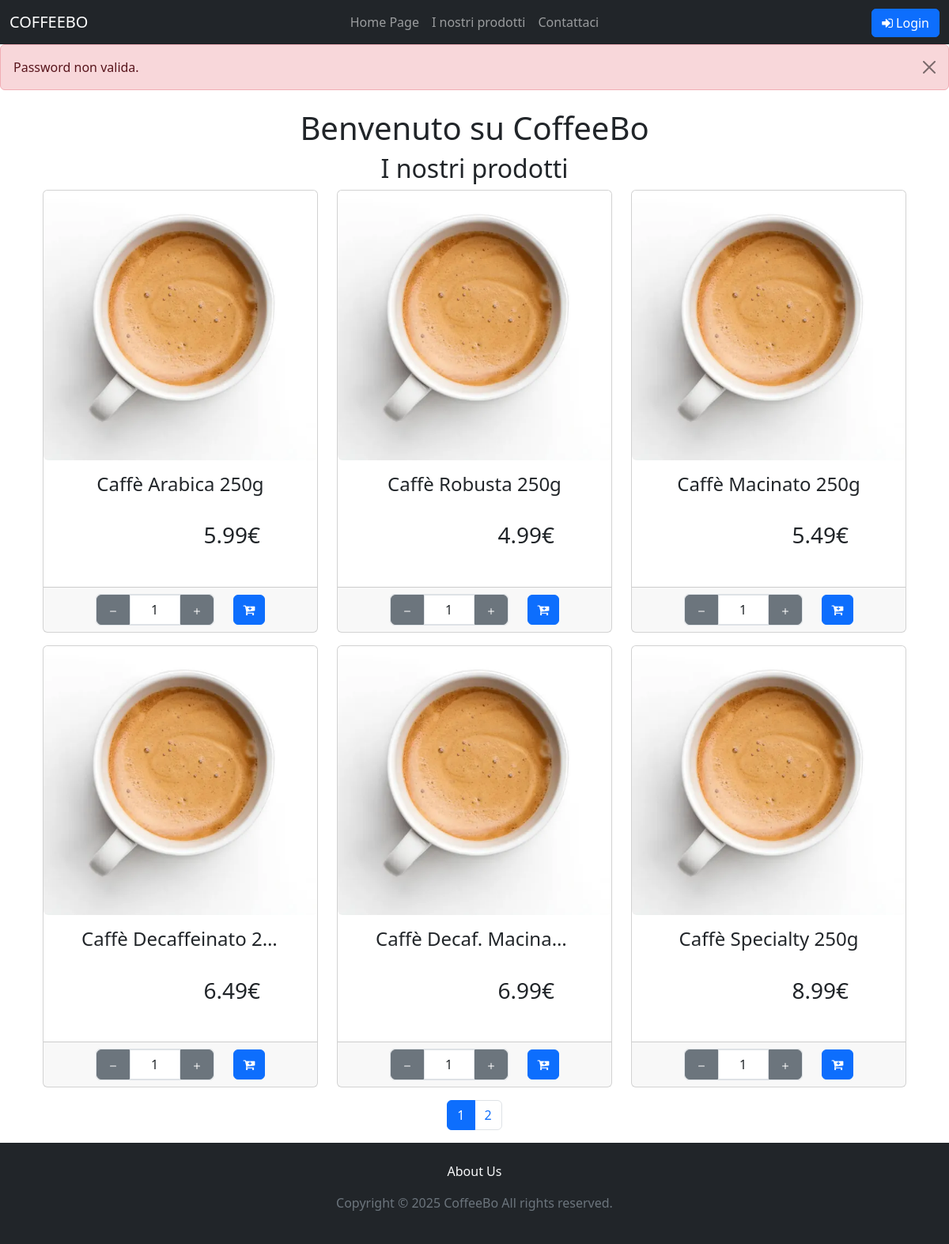
Screenshot of / (signed in) with the database file from the repository.
### tables this page shows
CREATE TABLE
    `Product` (
        `product_id` int (11) NOT NULL,
        `seller_id` int (11) NOT NULL,
        `SKU` varchar(100) NOT NULL,
        `product_name` varchar(50) NOT NULL,
        `product_description` text NOT NULL,
        `price` decimal(10, 2) NOT NULL,
        `stock` int (11) NOT NULL,
        `category_id` int (11) NOT NULL,
        `image` varchar(255) DEFAULT NULL,
        `available` tinyint (1) DEFAULT 1
    );

### index.php (called while the page is built, shortened)
<?php
require_once("bootstrap.php");
require("template/base.php");
?>

### utils/functions.php (called while the page is built, shortened)
<?php
function isUserLoggedIn()
{
    return $_SESSION['auth']['success'] ?? false;
}
function isUserSeller()
{
    return array_key_exists('seller', $_SESSION);
}

### bootstrap.php (called while the page is built, shortened)
<?php
require_once("utils/functions.php");
require_once("db/databaseHelper.php");
$servername = "localhost";
$db_username = "db_user";
$db_password = "1234";
$dbname = "CaffeBoDB";
$dbport = 3306;
$dbh = new DatabaseHelper($servername, $db_username, $db_password, $dbname, $dbport);
?>

### db/databaseHelper.php (called while the page is built, shortened)
<?php
class DatabaseHelper
{
    private $db;
    public function __construct($servername, $username, $password, $dbname, $port)
    {
        $this->db = new mysqli($servername, $username, $password, $dbname, $port);
        $this->db->set_charset("utf8mb4");
    }
    public function getAllProducts()
    {
        $query = "SELECT * FROM `Product`";
        $stmt = $this->db->prepare($query);
        $stmt->execute();
        $result = $stmt->get_result();
        return $result->fetch_all(MYSQLI_ASSOC);
    }
}

### template/products.php (the view, shortened to what this page needs)
<section>
    <?php
    require_once('bootstrap.php');
    $products = isUserSeller() ? $dbh->getProductsBySeller($_SESSION['seller']['user_id']) : $dbh->getAllProducts();
    $totalProducts = count($products);
    ?>
    <h2 class="text-center"><?php echo isUserSeller() ? "Prodotti disponibili: $totalProducts" : "I nostri prodotti"  ?> </h2>
    <div class="container">
        <div class="row">
            <?php
            $totalProducts = count($products);
            $productsPerPage = 6;
            $totalPages = ceil($totalProducts / $productsPerPage);
            $currentPage = isset($_GET['pageNumber']) ? (int)$_GET['pageNumber'] : 1;
            $startIndex = ($currentPage - 1) * $productsPerPage;
            $currentProducts = array_slice($products, $startIndex, $productsPerPage);
            foreach ($currentProducts as $product): ?>
                <div class="col-sm-6 col-md-4">
                    <div class="card mb-3 hover-darken">
                        <a data-bs-toggle="modal"
                            data-bs-target="#productModal"
                            data-product-id="<?php echo $product['product_id']; ?>"
                            data-name="<?php echo htmlspecialchars($product['product_name']); ?>"
                            data-price="<?php echo $product['price']; ?>"
                            data-image="<?php echo $product['image']; ?>"
                            data-description="<?php echo htmlspecialchars($product['product_description'] ?? ''); ?>"
                            data-max="<?php echo $product['stock']; ?>">
                            <img src="<?php echo $product['image'] ?>" class="card-img-top rounded" alt="<?php echo $product['product_name'] ?>">
                        </a>
                        <div class="container d-flex flex-column m-0 p-0">
                            <div class="col-12">
                                <div class="card-body d-flex flex-column pt-3 p-5" style="min-height: 10em">
                                    <a
                                        class="h4 card-title btn-link text-decoration-none text-truncate d-block text-center"
                                        style="white-space: nowrap; overflow: hidden; text-overflow: ellipsis;"
                                        data-bs-toggle="modal"
                                        data-bs-target="#productModal"
                                        data-product-id="<?php echo $product['product_id']; ?>"
                                        data-name="<?php echo htmlspecialchars($product['product_name']); ?>"
                                        data-price="<?php echo $product['price']; ?>"
                                        data-image="<?php echo $product['image']; ?>"
                                        data-description="<?php echo htmlspecialchars($product['product_description'] ?? ''); ?>"
                                        data-max="<?php echo $product['stock']; ?>">
                                        <?php echo $product['product_name']; ?>
                                    </a>
                                    <div class="mt-auto">
                                        <p class="card-text h3 text-end me-4"><?php echo $product['price']; ?>€</p>
                                    </div>
                                </div>
                            </div>
                            <div class="card-footer ">
                                <div class="container d-flex justify-content-center">
                                    <div class="d-flex align-items-center justify-content-between gap-3">
                                        <?php if (!isUserSeller()) : ?>
                                            <div class="d-flex align-items-center border border-1 rounded ms-2 me-2">
                                                <button type="button" class="quantity-left-minus btn btn-secondary btn-number rounded rounded-0 rounded-start" data-type="minus" data-field="">
                                                    <svg xmlns="http://www.w3.org/2000/svg" width="16" height="16" fill="currentColor" class="bi bi-dash" viewBox="0 0 16 16" style="pointer-events: none;">
                                                        <path d="M4 8a.5.5 0 0 1 .5-.5h7a.5.5 0 0 1 0 1h-7A.5.5 0 0 1 4 8"></path>
                                                    </svg>
                                                </button>
                                                <input type="number" id="quantity-<?php echo $product['product_id']; ?>" name="quantity" class="form-control text-center rounded rounded-0 w-auto" value="1" min="1" max="<?php echo $product['stock']; ?>" style="max-width: 4em !important;">
                                                <button type="button" class="quantity-right-plus btn btn-secondary btn-number rounded rounded-0 rounded-end" data-type="plus" data-field="">
                                                    <svg xmlns="http://www.w3.org/2000/svg" width="16" height="16" fill="currentColor" class="bi bi-plus" viewBox="0 0 16 16" style="pointer-events: none;">
                                                        <path d="M8 4a.5.5 0 0 1 .5.5v3h3a.5.5 0 0 1 0 1h-3v3a.5.5 0 0 1-1 0v-3h-3a.5.5 0 0 1 0-1h3v-3A.5.5 0 0 1 8 4"></path>
                                                    </svg>
                                                </button>
                                            </div>
                                            <?php if (!isUserLoggedIn()): ?>
                                                <a href="#" class="btn btn-primary float-end w-25 me-2" style="text-decoration: none" data-bs-toggle="modal" data-bs-target="#loginModal"><em class="fa fa-cart-plus"></em></a>
                                            <?php endif; ?>
                                        <?php endif; ?>
                                    </div>
                                </div>
                            </div>
                        </div>
                    </div>
                </div>
            <?php endforeach; ?>
            <nav aria-label="Page navigation">
                <ul class="pagination justify-content-center">
                    <?php for ($page = 1; $page <= $totalPages; $page++): ?>
                        <li class="page-item <?php if ($page == $currentPage) echo 'active'; ?>">
                            <?php
                            $queryParams = $_GET;
                            $queryParams['pageNumber'] = $page;
                            $newQueryString = http_build_query($queryParams);
                            ?>
                            <a class="page-link" href="?<?php echo $newQueryString; ?>" data-page="<?php echo $page; ?>"><?php echo $page; ?></a>
                        </li>
                    <?php endfor; ?>
                </ul>
            </nav>
        </div>
    </div>
</section>

### css/style.css (style rules this page uses)
html, body { height: 100%; margin: 0; }
input[type="number"] { -moz-appearance: textfield; appearance: textfield; }
input { caret-color: black; }
.hover-darken { transition: background-color 0.2s ease; }

### rows the page displays
product: image (picture), product_name "Caffè Arabica 250g", price "5.99", quantity "1"
product: image (picture), product_name "Caffè Robusta 250g", price "4.99"
product: image (picture), product_name "Caffè Macinato 250g", price "5.49"
product: image (picture), product_name "Caffè Decaffeinato 2…", price "6.49"
product: image (picture), product_name "Caffè Decaf. Macina…", price "6.99"
product: image (picture), product_name "Caffè Specialty 250g", price "8.99"

### other values shown
$message "Password non valida."
